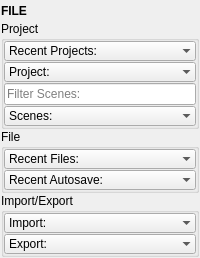
<?xml version="1.0" encoding="UTF-8"?>
<ui version="4.0">
 <class>QtUi</class>
 <widget class="QMainWindow" name="QtUi">
  <property name="enabled">
   <bool>true</bool>
  </property>
  <property name="geometry">
   <rect>
    <x>0</x>
    <y>0</y>
    <width>200</width>
    <height>254</height>
   </rect>
  </property>
  <property name="tabShape">
   <enum>QTabWidget::Triangular</enum>
  </property>
  <property name="dockNestingEnabled">
   <bool>true</bool>
  </property>
  <property name="dockOptions">
   <set>QMainWindow::AllowNestedDocks|QMainWindow::AllowTabbedDocks|QMainWindow::AnimatedDocks|QMainWindow::ForceTabbedDocks</set>
  </property>
  <widget class="QWidget" name="central_widget">
   <property name="minimumSize">
    <size>
     <width>200</width>
     <height>0</height>
    </size>
   </property>
   <layout class="QVBoxLayout" name="verticalLayout_2">
    <property name="leftMargin">
     <number>1</number>
    </property>
    <property name="topMargin">
     <number>1</number>
    </property>
    <property name="rightMargin">
     <number>1</number>
    </property>
    <property name="bottomMargin">
     <number>1</number>
    </property>
    <item>
     <layout class="QVBoxLayout" name="verticalLayout">
      <property name="spacing">
       <number>0</number>
      </property>
      <item>
       <widget class="Header" name="header">
        <property name="minimumSize">
         <size>
          <width>0</width>
          <height>20</height>
         </size>
        </property>
        <property name="font">
         <font>
          <weight>75</weight>
          <bold>true</bold>
         </font>
        </property>
        <property name="text">
         <string>FILE</string>
        </property>
       </widget>
      </item>
      <item>
       <widget class="QGroupBox" name="Project">
        <property name="title">
         <string>Project</string>
        </property>
        <layout class="QVBoxLayout" name="verticalLayout_5">
         <property name="spacing">
          <number>1</number>
         </property>
         <property name="leftMargin">
          <number>0</number>
         </property>
         <property name="topMargin">
          <number>0</number>
         </property>
         <property name="rightMargin">
          <number>0</number>
         </property>
         <property name="bottomMargin">
          <number>0</number>
         </property>
         <item>
          <widget class="ComboBox" name="cmb001">
           <property name="minimumSize">
            <size>
             <width>0</width>
             <height>20</height>
            </size>
           </property>
           <property name="maximumSize">
            <size>
             <width>16777215</width>
             <height>20</height>
            </size>
           </property>
           <property name="toolTip">
            <string>Any recent workspaces will appear here.</string>
           </property>
           <property name="maxVisibleItems">
            <number>30</number>
           </property>
           <property name="sizeAdjustPolicy">
            <enum>QComboBox::AdjustToContentsOnFirstShow</enum>
           </property>
           <property name="frame">
            <bool>false</bool>
           </property>
           <item>
            <property name="text">
             <string>Recent Projects:</string>
            </property>
           </item>
          </widget>
         </item>
         <item>
          <widget class="ComboBox" name="cmb006">
           <property name="minimumSize">
            <size>
             <width>0</width>
             <height>20</height>
            </size>
           </property>
           <property name="maximumSize">
            <size>
             <width>16777215</width>
             <height>20</height>
            </size>
           </property>
           <property name="toolTip">
            <string>Open a workspace folder, or set a new workspace.</string>
           </property>
           <property name="maxVisibleItems">
            <number>40</number>
           </property>
           <property name="sizeAdjustPolicy">
            <enum>QComboBox::AdjustToContents</enum>
           </property>
           <property name="frame">
            <bool>false</bool>
           </property>
           <item>
            <property name="text">
             <string>Project:</string>
            </property>
           </item>
          </widget>
         </item>
         <item>
          <widget class="QLineEdit" name="txt000">
           <property name="toolTip">
            <string>&lt;html&gt;&lt;head/&gt;&lt;body&gt;&lt;p&gt;&lt;span style=&quot; font-weight:600;&quot;&gt;Filter the results of the 'Scenes' list.&lt;/span&gt;&lt;/p&gt;&lt;p&gt;    Each item can be a string or integer. Strings can include shell-style wildcards:&lt;/p&gt;&lt;p&gt;     - '*': Matches any sequence of characters (including none).&lt;/p&gt;&lt;p&gt;	startswith*&lt;br/&gt;	*endswith&lt;/p&gt;&lt;p&gt;	*contains*&lt;/p&gt;&lt;p&gt;     - '?': Matches any single character.&lt;/p&gt;&lt;p&gt;     - '[seq]': Matches any character in 'seq'.&lt;/p&gt;&lt;p&gt;     - '[!seq]': Matches any character not in 'seq'.&lt;/p&gt;&lt;/body&gt;&lt;/html&gt;</string>
           </property>
           <property name="placeholderText">
            <string>Filter Scenes:</string>
           </property>
          </widget>
         </item>
         <item>
          <widget class="ComboBox" name="cmb000">
           <property name="minimumSize">
            <size>
             <width>0</width>
             <height>20</height>
            </size>
           </property>
           <property name="maximumSize">
            <size>
             <width>16777215</width>
             <height>20</height>
            </size>
           </property>
           <property name="toolTip">
            <string>Open a scene file from the current workspace directory.</string>
           </property>
           <property name="maxVisibleItems">
            <number>40</number>
           </property>
           <property name="sizeAdjustPolicy">
            <enum>QComboBox::AdjustToContents</enum>
           </property>
           <property name="frame">
            <bool>false</bool>
           </property>
           <item>
            <property name="text">
             <string>Scenes:</string>
            </property>
           </item>
          </widget>
         </item>
        </layout>
       </widget>
      </item>
      <item>
       <widget class="QGroupBox" name="File">
        <property name="title">
         <string>File</string>
        </property>
        <layout class="QVBoxLayout" name="verticalLayout_3">
         <property name="spacing">
          <number>1</number>
         </property>
         <property name="leftMargin">
          <number>0</number>
         </property>
         <property name="topMargin">
          <number>0</number>
         </property>
         <property name="rightMargin">
          <number>0</number>
         </property>
         <property name="bottomMargin">
          <number>0</number>
         </property>
         <item>
          <widget class="ComboBox" name="cmb005">
           <property name="minimumSize">
            <size>
             <width>0</width>
             <height>20</height>
            </size>
           </property>
           <property name="maximumSize">
            <size>
             <width>16777215</width>
             <height>20</height>
            </size>
           </property>
           <property name="toolTip">
            <string>Any recent scenes will appear here.</string>
           </property>
           <property name="maxVisibleItems">
            <number>30</number>
           </property>
           <property name="sizeAdjustPolicy">
            <enum>QComboBox::AdjustToContentsOnFirstShow</enum>
           </property>
           <property name="frame">
            <bool>false</bool>
           </property>
           <item>
            <property name="text">
             <string>Recent Files:</string>
            </property>
           </item>
          </widget>
         </item>
         <item>
          <widget class="ComboBox" name="cmb002">
           <property name="minimumSize">
            <size>
             <width>0</width>
             <height>20</height>
            </size>
           </property>
           <property name="maximumSize">
            <size>
             <width>16777215</width>
             <height>20</height>
            </size>
           </property>
           <property name="toolTip">
            <string>Any recent autosaves will appear here.</string>
           </property>
           <property name="maxVisibleItems">
            <number>30</number>
           </property>
           <property name="sizeAdjustPolicy">
            <enum>QComboBox::AdjustToContentsOnFirstShow</enum>
           </property>
           <property name="frame">
            <bool>false</bool>
           </property>
           <item>
            <property name="text">
             <string>Recent Autosave:</string>
            </property>
           </item>
          </widget>
         </item>
        </layout>
       </widget>
      </item>
      <item>
       <widget class="QGroupBox" name="Import_Export">
        <property name="title">
         <string>Import/Export</string>
        </property>
        <layout class="QVBoxLayout" name="verticalLayout_4">
         <property name="spacing">
          <number>1</number>
         </property>
         <property name="leftMargin">
          <number>0</number>
         </property>
         <property name="topMargin">
          <number>0</number>
         </property>
         <property name="rightMargin">
          <number>0</number>
         </property>
         <property name="bottomMargin">
          <number>0</number>
         </property>
         <item>
          <widget class="ComboBox" name="cmb003">
           <property name="minimumSize">
            <size>
             <width>0</width>
             <height>20</height>
            </size>
           </property>
           <property name="maximumSize">
            <size>
             <width>16777215</width>
             <height>20</height>
            </size>
           </property>
           <property name="maxVisibleItems">
            <number>30</number>
           </property>
           <property name="sizeAdjustPolicy">
            <enum>QComboBox::AdjustToContentsOnFirstShow</enum>
           </property>
           <property name="frame">
            <bool>false</bool>
           </property>
           <item>
            <property name="text">
             <string>Import:</string>
            </property>
           </item>
          </widget>
         </item>
         <item>
          <widget class="ComboBox" name="cmb004">
           <property name="minimumSize">
            <size>
             <width>0</width>
             <height>20</height>
            </size>
           </property>
           <property name="maximumSize">
            <size>
             <width>16777215</width>
             <height>20</height>
            </size>
           </property>
           <property name="maxVisibleItems">
            <number>30</number>
           </property>
           <property name="sizeAdjustPolicy">
            <enum>QComboBox::AdjustToContentsOnFirstShow</enum>
           </property>
           <property name="frame">
            <bool>false</bool>
           </property>
           <item>
            <property name="text">
             <string>Export:</string>
            </property>
           </item>
          </widget>
         </item>
        </layout>
       </widget>
      </item>
      <item>
       <spacer name="verticalSpacer">
        <property name="orientation">
         <enum>Qt::Vertical</enum>
        </property>
        <property name="sizeHint" stdset="0">
         <size>
          <width>0</width>
          <height>10</height>
         </size>
        </property>
       </spacer>
      </item>
     </layout>
    </item>
   </layout>
  </widget>
 </widget>
 <customwidgets>
  <customwidget>
   <class>Header</class>
   <extends>QLabel</extends>
   <header>uitk.widgets.header.Header.h</header>
  </customwidget>
  <customwidget>
   <class>ComboBox</class>
   <extends>QComboBox</extends>
   <header>uitk.widgets.comboBox.ComboBox.h</header>
  </customwidget>
 </customwidgets>
 <resources/>
 <connections/>
 <designerdata>
  <property name="gridDeltaX">
   <number>5</number>
  </property>
  <property name="gridDeltaY">
   <number>5</number>
  </property>
  <property name="gridSnapX">
   <bool>true</bool>
  </property>
  <property name="gridSnapY">
   <bool>true</bool>
  </property>
  <property name="gridVisible">
   <bool>true</bool>
  </property>
 </designerdata>
</ui>
